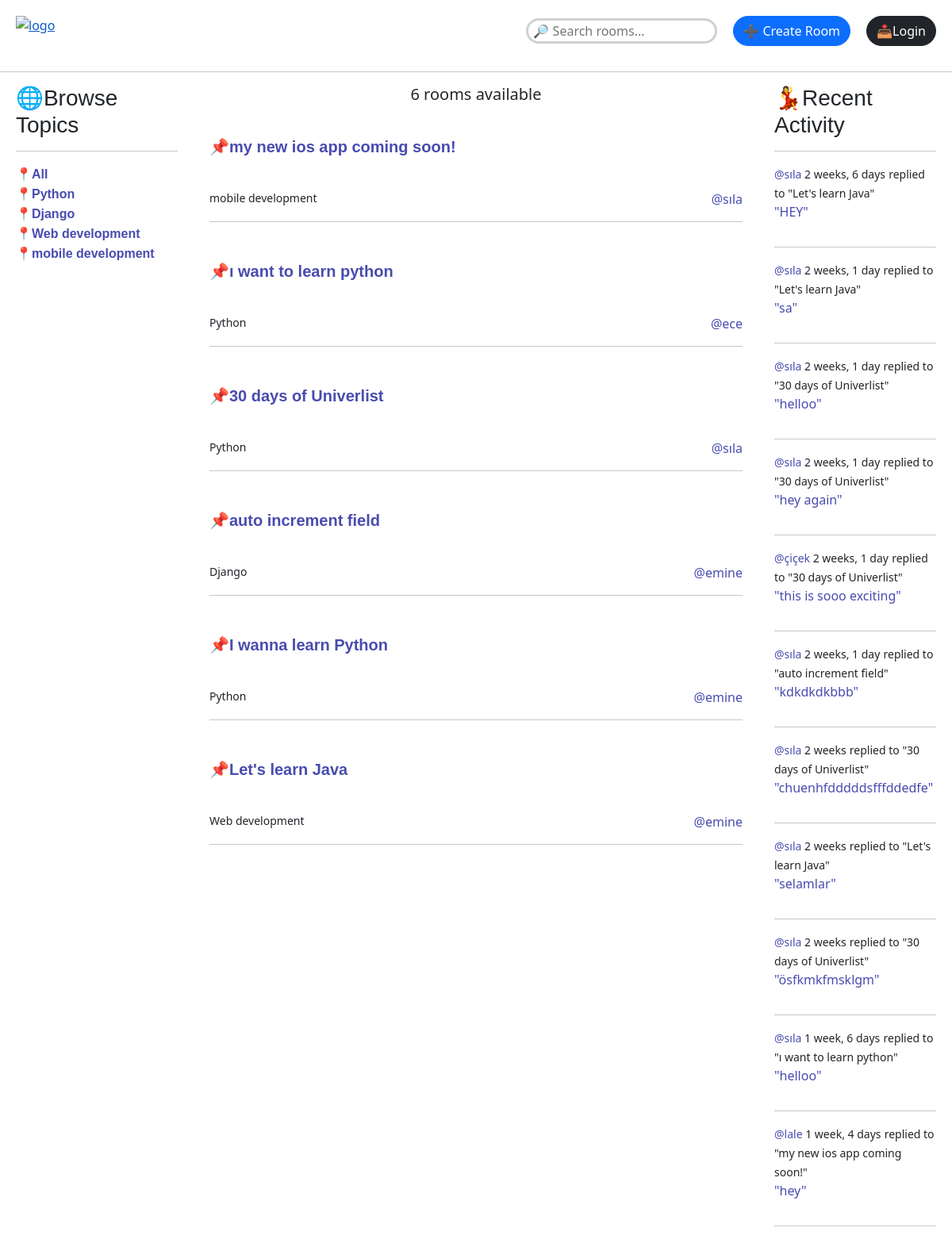
The page / on the database its author committed.
### base/models.py (models this page shows)
class Topic(models.Model):
    name = models.CharField(max_length=200)
    def __str__(self):
        return self.name

class Room(models.Model):
    host = models.ForeignKey(User, on_delete=models.SET_NULL, null=True)
    topic = models.ForeignKey(Topic, on_delete=models.SET_NULL, null=True)
    name = models.CharField(max_length=200)
    description = models.TextField(null=True, blank=True)
    participants = models.ManyToManyField(User, related_name='participants', blank=True)
    updated = models.DateTimeField(auto_now=True)
    created = models.DateTimeField(auto_now_add=True)
    class Meta:
        ordering = ['-updated', 'created']
    def __str__(self):
        return self.name

class Message(models.Model):
    user = models.ForeignKey(User, on_delete=models.CASCADE)
    room = models.ForeignKey(Room, on_delete=models.CASCADE)
    body = models.TextField()
    updated = models.DateTimeField(auto_now=True)
    created = models.DateTimeField(auto_now_add=True)

### base/views.py (the view)
# urls.py: path('', views.home, name="home"),
def home(request):
    q = request.GET.get('q') if request.GET.get('q') != None else ''
    rooms = Room.objects.filter(
        Q(topic__name__icontains=q) |
        Q(name__icontains=q) |
        Q(description__icontains=q)
        )
    topics= Topic.objects.all()
    room_count = rooms.count()
    room_messages = Message.objects.filter(Q(room__topic__name__icontains=q))
    context = {'rooms': rooms, 'topics':topics, 'room_count': room_count, 'room_messages':room_messages}
    return render (request, 'base/home.html', context)

### base/templates/base/home.html (shortened to what this page needs)
{% extends "main.html" %}
{% block content %}
    <div class="home-container">
        <div style="padding-left: 20px;">
        {% include 'base/topics_component.html'%}
    </div>
    <div>
        <h5 style="text-align: center;">{{room_count}} rooms available</h5>
           {% include 'base/feed_component.html'%}
    </div>
    <div style="margin-right: 20px;">
        {% include 'base/activity_component.html'%}
    </div>
</div>
{% endblock content %}

### base/templates/base/topics_component.html (shortened to what this page needs)
        <h3>🌐Browse Topics</h3>
        <hr>
        <a href="{% url 'home'%}" class="custom-link">📍All</a>
        {% for topic in topics %}
        <div>
            <a href="{% url 'home'%}?q={{topic.name}}"class="custom-link">📍{{topic}}</a>
        </div>
        {% endfor %}

### base/templates/base/feed_component.html (shortened to what this page needs)
<div>
    {% for room in rooms %}
    <div class="d-flex justify-content-between align-items-center" style="height: 100px;">
        <h5> <a href="{% url 'room' room.id %}" class="custom-link">📌{{room.name}}</a></h5>
    </div>
    <div class="d-flex justify-content-between">
        <small>{{room.topic.name}}</small>
        {% if room.host != None %}
        <a href="{% url 'user-profile' room.host.id %}" class="custom-link2">@{{ room.host }}</a>
        {% else %}
        <p>Deleted User</p>
        {% endif %}
    </div>
    <hr>
    {% endfor %}
</div>

### base/templates/base/activity_component.html (shortened to what this page needs)
<h3>💃Recent Activity</h3>
<hr>
{% for message in room_messages %}
<div>
   {% if message %}
    <small><a href="{% url 'user-profile' message.user.id %}" class="custom-link2">@{{ message.user }}</a> {{message.created|timesince }}</small>
    <small>replied to "{{ message.room }}"</small>
{% endif %}
    <div class="d-flex justify-content-between">
        <p><a href="{% url 'room' message.room.id %}" class="custom-link2">"{{ message.body }}"</a></p>
    </div>
    <hr>
</div>
{% endfor %}

### base/templates/base/home.html (style rules this page uses)
.home-container { display: grid; grid-template-columns: 1fr 3fr 1fr; gap: 40px; }
h3 { font-family: "Times New Roman", Times, serif; }

### base/templates/base/topics_component.html (style rules this page uses)
.custom-link { text-decoration: none; color: #37628d; font-family: 'Helvetica', sans-serif; font-weight: bold; transition: color 0.3s ease; }
h3 { font-family: 'Helvetica', sans-serif; }

### base/templates/base/feed_component.html (style rules this page uses)
.custom-link { text-decoration: none; color: #484caf; font-family: "Arial", sans-serif; font-weight: bold; transition: color 0.3s ease; }

### base/templates/base/activity_component.html (style rules this page uses)
.custom-link2 { text-decoration: none; color: #484caf; transition: color 0.3s ease; }

### rows shown on the page
Topic: name "Python"
Topic: name "Django"
Topic: name "Web development"
Topic: name "mobile development"
Room: name "my new ios app coming soon!", topic.name "mobile development", host "sıla"
Room: name "ı want to learn python", topic.name "Python", host "ece"
Room: name "30 days of Univerlist", topic.name "Python", host "sıla"
Room: name "auto increment field", topic.name "Django", host "emine"
Room: name "I wanna learn Python", topic.name "Python", host "emine"
Room: name "Let's learn Java", topic.name "Web development", host "emine"
Message: user "sıla", created "2 weeks, 6 days", room "Let's learn Java", body "HEY"
Message: user "sıla", created "2 weeks, 1 day", room "Let's learn Java", body "sa"
Message: user "sıla", created "2 weeks, 1 day", room "30 days of Univerlist", body "helloo"
Message: user "sıla", created "2 weeks, 1 day", room "30 days of Univerlist", body "hey again"
Message: user "çiçek", created "2 weeks, 1 day", room "30 days of Univerlist", body "this is sooo exciting"
Message: user "sıla", created "2 weeks, 1 day", room "auto increment field", body "kdkdkdkbbb"
Message: user "sıla", created "2 weeks", room "30 days of Univerlist", body "chuenhfdddddsfffddedfe"
Message: user "sıla", created "2 weeks", room "Let's learn Java", body "selamlar"
Message: user "sıla", created "2 weeks", room "30 days of Univerlist", body "ösfkmkfmsklgm"
Message: user "sıla", created "1 week, 6 days", room "ı want to learn python", body "helloo"
Message: user "lale", created "1 week, 4 days", room "my new ios app coming soon!", body "hey"

### other values the page prints
{{ room_count }} "6"
